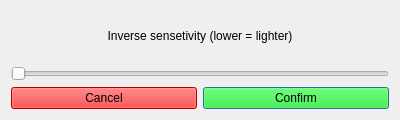
<?xml version="1.0" encoding="UTF-8"?>
<ui version="4.0">
 <class>InverseSensetivityControls</class>
 <widget class="QDialog" name="InverseSensetivityControls">
  <property name="geometry">
   <rect>
    <x>0</x>
    <y>0</y>
    <width>400</width>
    <height>120</height>
   </rect>
  </property>
  <property name="minimumSize">
   <size>
    <width>400</width>
    <height>120</height>
   </size>
  </property>
  <property name="maximumSize">
   <size>
    <width>400</width>
    <height>120</height>
   </size>
  </property>
  <property name="windowTitle">
   <string>Dialog</string>
  </property>
  <layout class="QGridLayout" name="gridLayout">
   <item row="1" column="1" colspan="2">
    <widget class="QSlider" name="sensetivitySlider">
     <property name="maximum">
      <number>127</number>
     </property>
     <property name="orientation">
      <enum>Qt::Horizontal</enum>
     </property>
    </widget>
   </item>
   <item row="0" column="1" colspan="2">
    <widget class="QLabel" name="label">
     <property name="text">
      <string>Inverse sensetivity (lower = lighter)</string>
     </property>
     <property name="alignment">
      <set>Qt::AlignCenter</set>
     </property>
    </widget>
   </item>
   <item row="2" column="2">
    <widget class="QPushButton" name="pushButton">
     <property name="styleSheet">
      <string notr="true">background-color: lime;</string>
     </property>
     <property name="text">
      <string>Confirm</string>
     </property>
    </widget>
   </item>
   <item row="2" column="1">
    <widget class="QPushButton" name="pushButton_2">
     <property name="styleSheet">
      <string notr="true">background-color: red;
</string>
     </property>
     <property name="text">
      <string>Cancel</string>
     </property>
    </widget>
   </item>
  </layout>
 </widget>
 <resources/>
 <connections/>
</ui>
